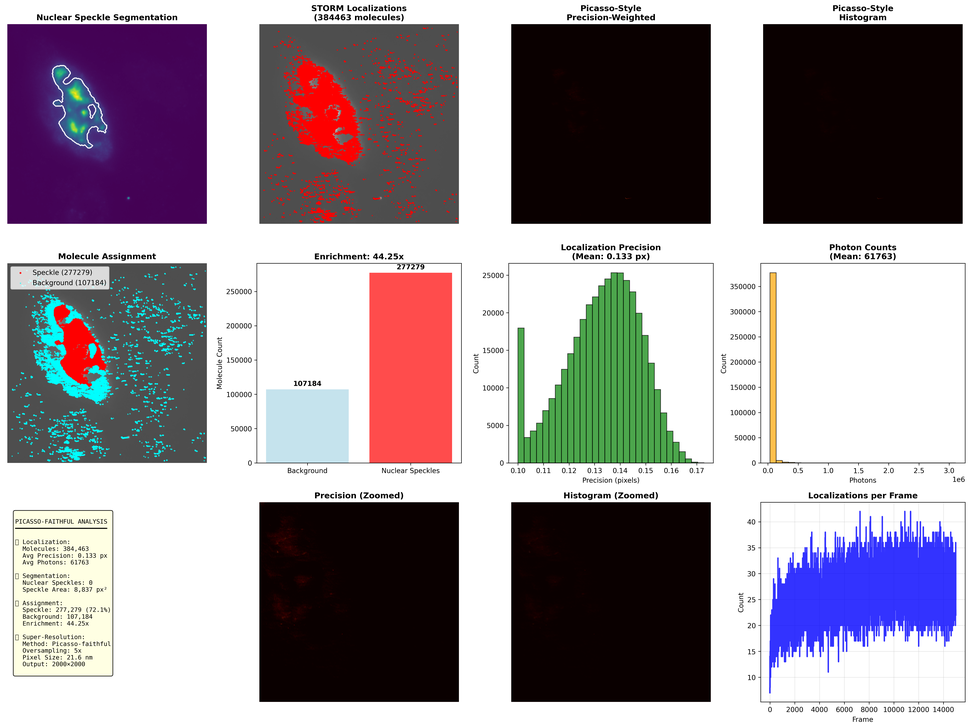
#> input picture r1_picasso_faithful_analysis.png, 970 x 728 px, shrunk from 5950 x 4463 before the run; its folder holds only this picture in this run
$ python -i nuclear_speckle_localize.py   (imports and definitions only)
#> lines starting #> are read from the running program, lines starting #| are printed output that depends on the picture
"""
Nuclear Speckle Localization Module
==================================
Enhanced DNA-PAINT localization optimized for clustered molecules in nuclear speckles.

This module replaces traditional single-emitter localization with multi-emitter fitting
to handle dense molecular clusters typical of nuclear speckles.

Key Features:
- Multi-emitter Gaussian fitting for overlapping PSFs
- Adaptive clustering-aware detection
- Sub-pixel precision for dense environments
- Quality metrics for cluster coherence
"""

import numpy as np
import scipy.ndimage as ndi
from scipy.optimize import curve_fit
from scipy.spatial.distance import pdist, squareform
from skimage.feature import peak_local_maxima
from skimage.filters import gaussian
import warnings
from typing import List, Tuple, Dict, Optional
import h5py

class ClusterAwareLocalizer:
    """
    Advanced localizer designed for nuclear speckle DNA-PAINT analysis.

    Unlike traditional single-emitter localizers, this class can detect and fit
    multiple overlapping emitters within dense molecular clusters.
    """

    def __init__(self,
                 pixel_size: float = 10.0,  # nm/pixel
                 detection_threshold: float = 5.0,
                 min_distance: int = 2,  # Reduced for cluster detection
                 max_cluster_size: int = 10,
                 fitting_window: int = 7,
                 sigma_range: Tuple[float, float] = (0.8, 3.0)):
        """
        Initialize the cluster-aware localizer.

        Parameters:
        -----------
        pixel_size : float
            Pixel size in nanometers
        detection_threshold : float
            Minimum signal-to-noise ratio for detection
        min_distance : int
            Minimum distance between peaks (pixels) - reduced for clusters
        max_cluster_size : int
            Maximum number of emitters to fit in a single cluster
        fitting_window : int
            Size of fitting window around detected clusters
        sigma_range : tuple
            Valid range for PSF sigma values (pixels)
        """
        self.pixel_size = pixel_size
        self.detection_threshold = detection_threshold
        self.min_distance = min_distance
        self.max_cluster_size = max_cluster_size
        self.fitting_window = fitting_window
        self.sigma_range = sigma_range

        # Pre-compute fitting grids
        self._setup_fitting_grids()

    def _setup_fitting_grids(self):
        """Pre-compute coordinate grids for fitting."""
        half_window = self.fitting_window // 2
        x = np.arange(-half_window, half_window + 1)
        y = np.arange(-half_window, half_window + 1)
        self.xx, self.yy = np.meshgrid(x, y)

    # [24 lines left out: function _multi_gaussian_2d, not called in this run]

    def _estimate_background(self, image: np.ndarray) -> float:
        """Estimate background level using robust statistics."""
        # Use median of bottom 25% of pixels as background estimate
        sorted_pixels = np.sort(image.ravel())
        n_pixels = len(sorted_pixels)
        background = np.median(sorted_pixels[:n_pixels//4])
        return max(background, 1.0)  # Avoid zero background

    def _find_initial_peaks(self, image: np.ndarray, threshold: float) -> List[Tuple[int, int]]:
        """
        Find initial peak positions using local maxima detection.

        Returns list of (y, x) coordinates.
        """
        # Enhance cluster regions with multi-scale filtering
        enhanced = self._enhance_clusters(image)

        # Find local maxima
        peaks = peak_local_maxima(
            enhanced,
            min_distance=self.min_distance,
            threshold_abs=threshold,
            exclude_border=self.fitting_window//2
        )

        return [(y, x) for y, x in peaks]

    def _enhance_clusters(self, image: np.ndarray) -> np.ndarray:
        """
        Multi-scale enhancement to improve cluster detection.

        Uses difference of Gaussians to enhance cluster-like structures.
        """
        # Small scale (individual molecules)
        small_scale = gaussian(image, sigma=0.5)

        # Medium scale (small clusters)
        medium_scale = gaussian(image, sigma=1.5)

        # Large scale (background)
        large_scale = gaussian(image, sigma=3.0)

        # Difference of Gaussians to enhance cluster regions
        enhanced = medium_scale - large_scale + 0.5 * (small_scale - medium_scale)

        return np.maximum(enhanced, 0)

    # [233 lines left out: functions _group_nearby_peaks, _fit_cluster, not called in this run]

    def localize_frame(self, image: np.ndarray, frame_number: int = 0) -> List[Dict]:
        """
        Localize molecules in a single frame using cluster-aware detection.

        Parameters:
        -----------
        image : ndarray
            Input image frame
        frame_number : int
            Frame number for tracking

        Returns:
        --------
        List of localization dictionaries
        """
        # Estimate noise level for threshold
        background = self._estimate_background(image)
        noise_std = np.std(image[image < np.percentile(image, 25)])
        threshold = background + self.detection_threshold * noise_std

        # Find initial peaks
        peaks = self._find_initial_peaks(image, threshold)

        if not peaks:
            return []

        # Group nearby peaks into clusters
        peak_groups = self._group_nearby_peaks(peaks, max_distance=self.fitting_window/2)

        # Fit each cluster
        all_localizations = []

        for group_idx, peak_group in enumerate(peak_groups):
            fit_result = self._fit_cluster(image, peak_group)

            if fit_result and fit_result['localizations']:
                # Add cluster information to each localization
                for loc in fit_result['localizations']:
                    loc.update({
                        'frame': frame_number,
                        'cluster_id': -1,  # Will be assigned later by clustering module
                        'cluster_n_molecules': fit_result['n_emitters'],
                        'cluster_chi_squared': fit_result['chi_squared'],
                        'cluster_r_squared': fit_result['r_squared'],
                        'localization_precision': np.sqrt(loc['x_error']**2 + loc['y_error']**2)
                    })

                all_localizations.extend(fit_result['localizations'])

        return all_localizations

    # [136 lines left out: functions localize_movie, save_localizations_hdf5, test_localizer, not called in this run]

# [4 lines not run here, left out]

>>> import cv2
>>> picture = cv2.imread('../r1_picasso_faithful_analysis.png', cv2.IMREAD_GRAYSCALE)
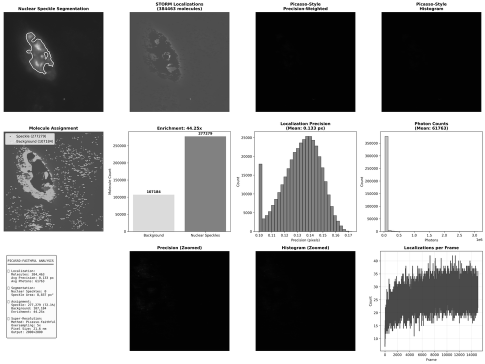
#> picture: shape (728, 970) (shown at 1/2 size); min 0, max 255, mean 151.9
>>> result = ClusterAwareLocalizer().localize_frame(picture)
#> in _estimate_background, `n_pixels = len(sorted_pixels)`: n_pixels = 706160
#> in _estimate_background, `background = np.median(sorted_pixels[:n_pixels//4])`: background = 2
#> in localize_frame, `noise_std = np.std(image[image < np.percentile(image, 25)])`: noise_std = 8.04
#> in localize_frame, `threshold = background + self.detection_threshold * noise_std`: threshold = 42.22
#> in _enhance_clusters, `medium_scale = gaussian(image, sigma=1.5)`:
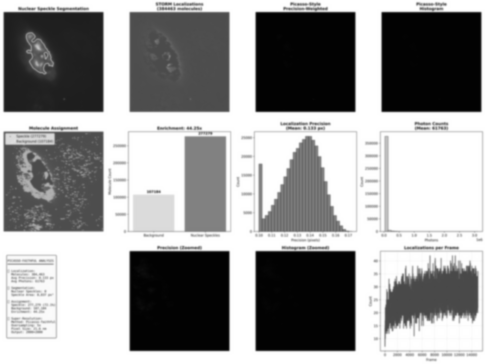
#> medium_scale: shape (728, 970) float64 (shown at 1/2 size); min 0.00784, max 1, mean 0.596
#> in _enhance_clusters, `large_scale = gaussian(image, sigma=3.0)`:
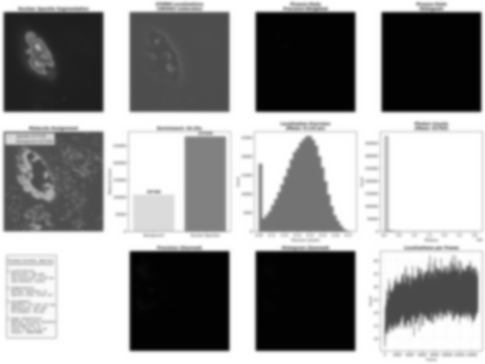
#> large_scale: shape (728, 970) float64 (shown at 1/2 size); min 0.00784, max 1, mean 0.596
#> in _enhance_clusters, `enhanced = medium_scale - large_scale + 0.5 * (small_scale - medium_sc..`:
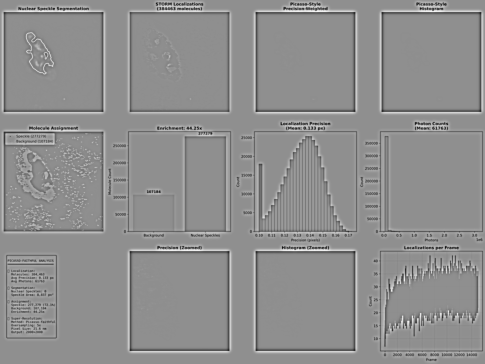
#> enhanced: shape (728, 970) float64 (shown at 1/2 size); min -0.441, max 0.345, mean -3.24e-05; drawn with min black and max white
#> in _enhance_clusters, `return np.maximum(enhanced, 0)`:
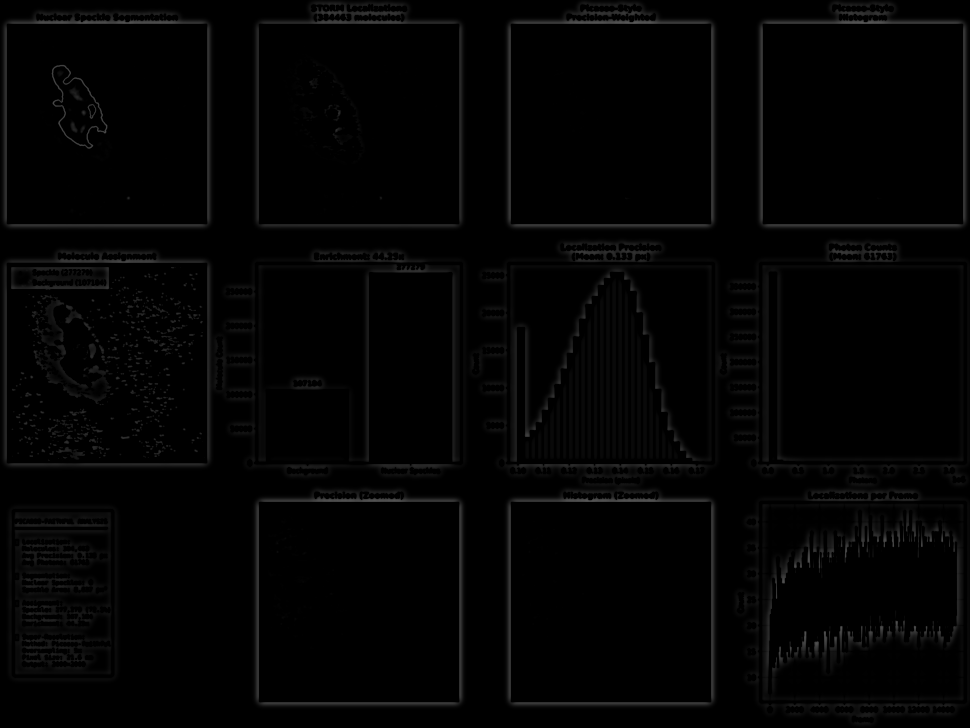
#> returned value: shape (728, 970) float64; min 0, max 0.345, mean 0.0132
#> (the run stopped early here; a loop or call above may not have finished)

$ run again, on r2_picasso_faithful_analysis.png
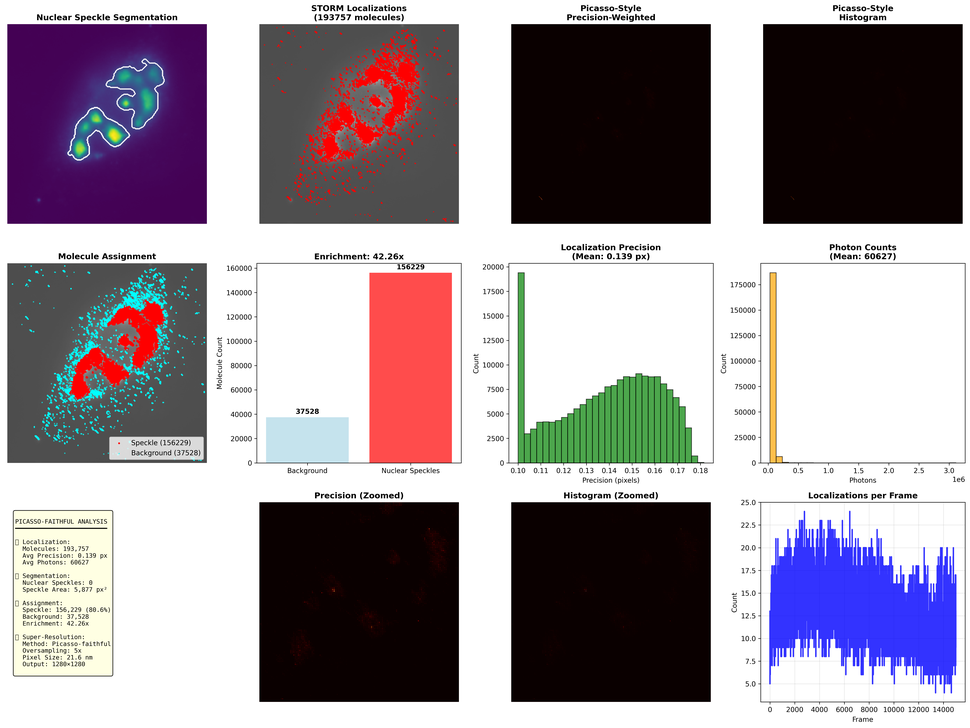
#> input picture r2_picasso_faithful_analysis.png, 970 x 728 px, shrunk from 5950 x 4463 before the run
#> `picture = cv2.imread('../r1_picasso_faithful_analysis.png', cv2.IMREAD..`:
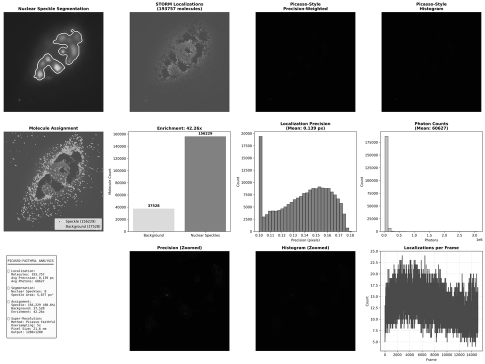
#> picture: shape (728, 970) (shown at 1/2 size); min 0, max 255, mean 152.7
#> n_pixels = 706160
#> in _estimate_background, `background = np.median(sorted_pixels[:n_pixels//4])`: background = 2
#> noise_std = 8.76
#> threshold = 45.78
#> in _enhance_clusters, `return np.maximum(enhanced, 0)`:
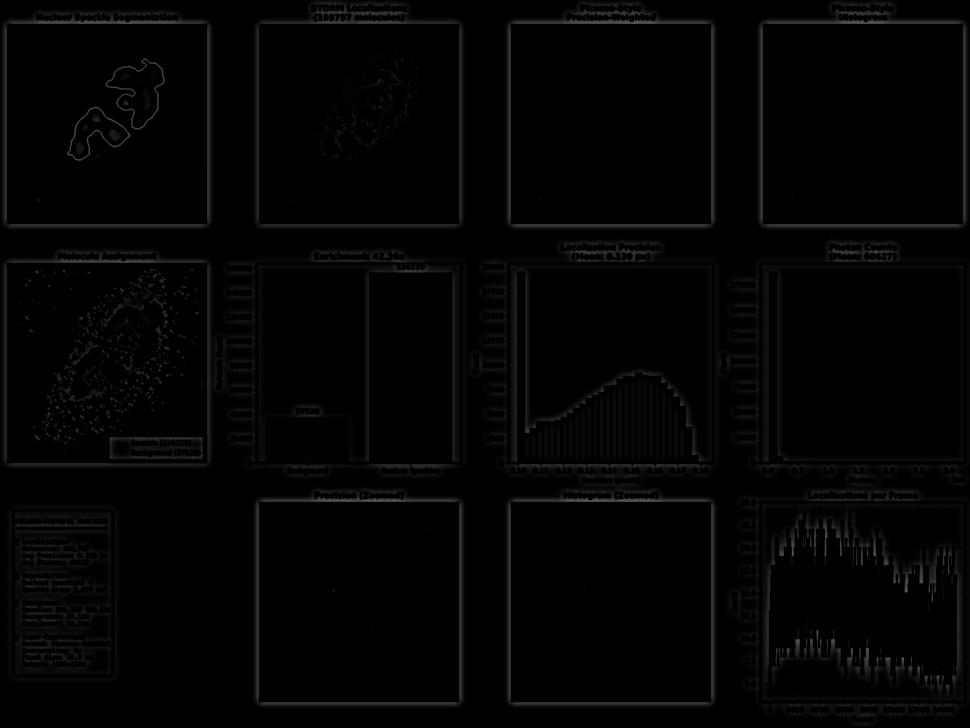
#> returned value: shape (728, 970) float64; min 0, max 0.348, mean 0.0133

$ run again, on r1_complete_analysis.png
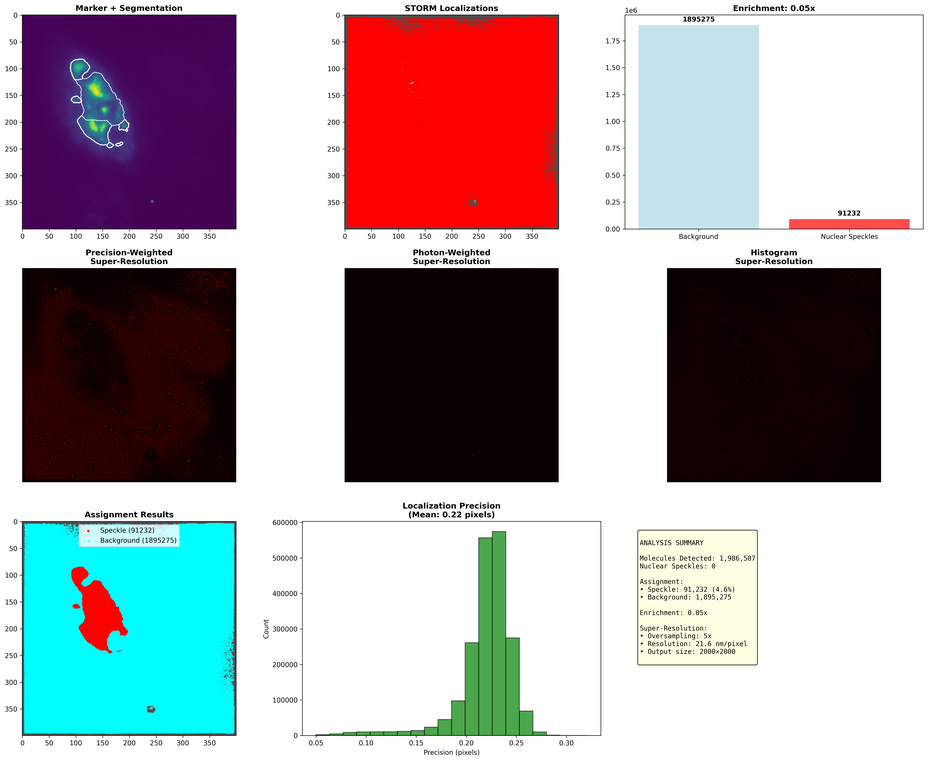
#> input picture r1_complete_analysis.png, 928 x 761 px, shrunk from 5814 x 4766 before the run
#> `picture = cv2.imread('../r1_picasso_faithful_analysis.png', cv2.IMREAD..`:
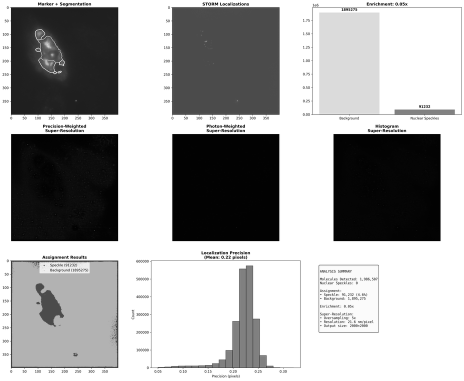
#> picture: shape (761, 928) (shown at 1/2 size); min 0, max 255, mean 168.7
#> n_pixels = 706208
#> in _estimate_background, `background = np.median(sorted_pixels[:n_pixels//4])`: background = 4
#> noise_std = 11.71
#> threshold = 62.57
#> in _enhance_clusters, `return np.maximum(enhanced, 0)`:
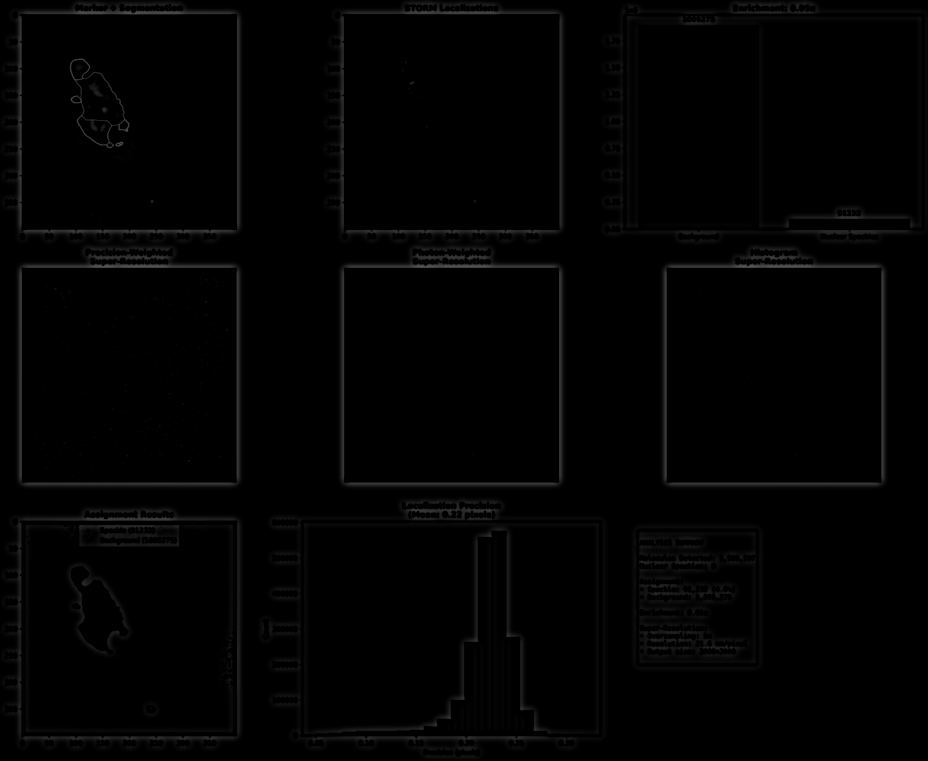
#> returned value: shape (761, 928) float64; min 0, max 0.342, mean 0.00959
